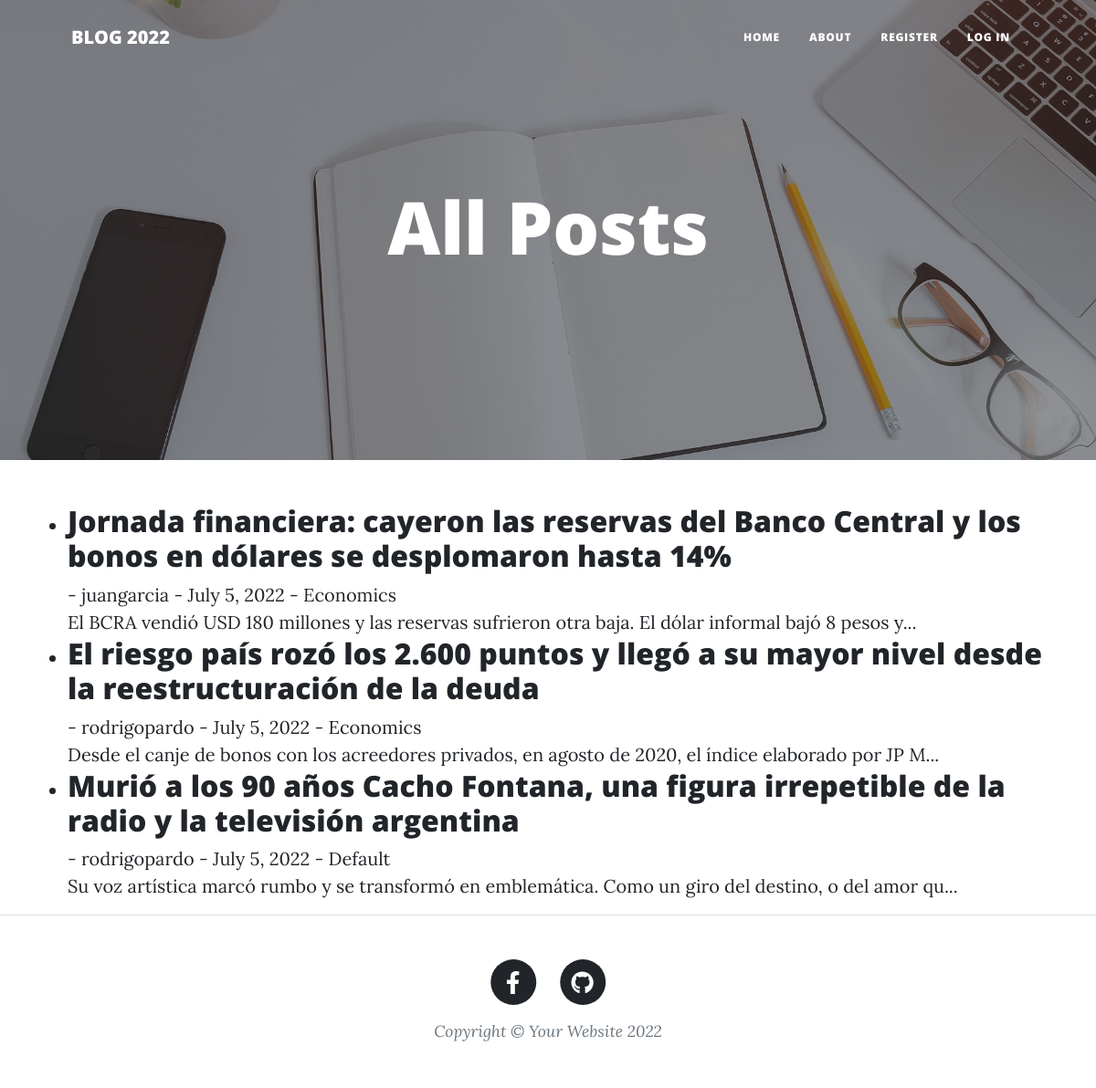
The page /pages/ on the database as committed earlier.
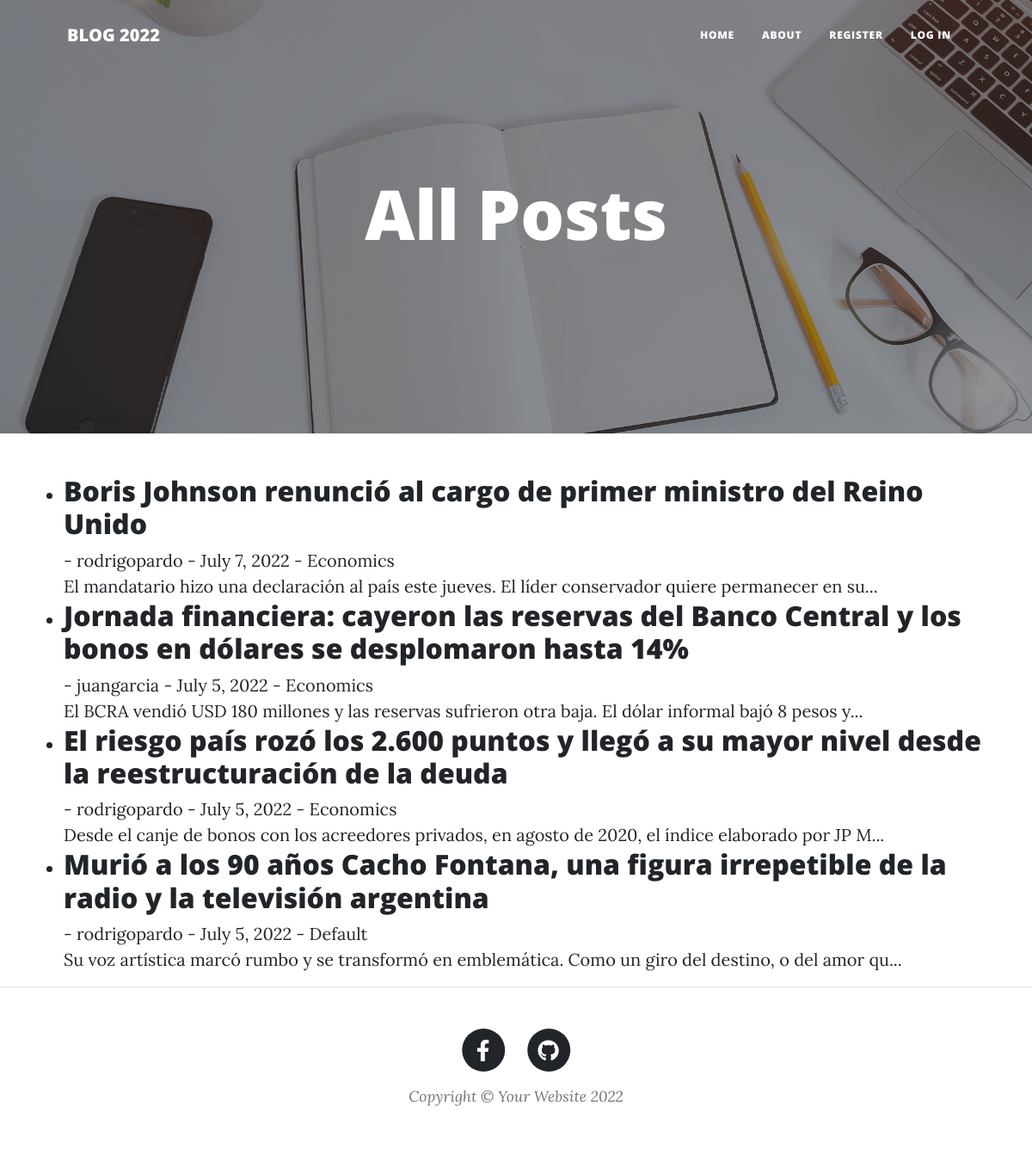
The same page on the database as committed later.
### posts/models.py (models this page shows, shortened)
class Post(models.Model):
    title = models.CharField(max_length=255)
    header_image = models.ImageField(null=True,blank=True,upload_to='images/')
    title_tag = models.CharField(max_length=255)
    author = models.ForeignKey(User, on_delete=models.CASCADE) # Si elimina el User, elimina los post 'Cascade'
    body = RichTextField(blank=True,null=True)
    post_date = models.DateField(auto_now_add=True)
    category = models.CharField(max_length=255)

### posts/views.py (the view)
# urls.py: path('pages/',PagesView.as_view(), name='pages'),
class PagesView(ListView):
    model = Post
    template_name = 'pages.html'
    ordering = ['-id']

### posts/templates/pages.html
{% extends 'base.html' %}
{% block title %}
<h1>All Posts</h1>
{% endblock %}
{% block content %}
<ul>
{% for post in object_list %}
    <li><a href="{% url 'article-detail' post.pk %}"> <h2>{{post.title }}</h2> </a> - {{ post.author }} - {{post.post_date}} - <a href="{% url 'category' post.category|slugify %}"> {{post.category}} </a></li>
    {{ post.title_tag | slice:'100' }}...
{% endfor %}
</ul>
{% endblock %}

### posts/templates/base.html (shortened to what this page needs)
{% load static %}
<!DOCTYPE html>
<html lang="en">
    <head>
        <link href="{% static 'posts/css/styles.css' %}" rel="stylesheet" />
    </head>
    <body>
        <nav class="navbar navbar-expand-lg navbar-light" id="mainNav">
            <div class="container px-4 px-lg-5">
                <a class="navbar-brand" href="{% url 'home' %}">BLOG 2022</a>
                <div class="collapse navbar-collapse" id="navbarResponsive">
                    <ul class="navbar-nav ms-auto py-4 py-lg-0">
                        <li class="nav-item"><a class="nav-link px-lg-3 py-3 py-lg-4" href="{% url 'home' %}">Home</a></li>
                        <li class="nav-item"><a class="nav-link px-lg-3 py-3 py-lg-4" href="{% url 'about' %}">About</a></li>
                        {% if user.is_authenticated %}
                        <li class="nav-item"><a class="nav-link px-lg-3 py-3 py-lg-4" href="{% url 'add_post' %}">New Post</a></li>
                        <li class="nav-item"><a class="nav-link px-lg-3 py-3 py-lg-4" href="{% url 'edit_profile' %}">{{user.username}}</a></li>
                        <li class="nav-item"><a class="nav-link px-lg-3 py-3 py-lg-4" href="{% url 'logout' %}">Log Out</a></li>
                        {% else %}
                        <li class="nav-item"><a class="nav-link px-lg-3 py-3 py-lg-4" href="{% url 'register' %}">Register</a></li>
                        <li class="nav-item"><a class="nav-link px-lg-3 py-3 py-lg-4" href="{% url 'login' %}">Log In</a></li>
                        {% endif %}
                    </ul>
                </div>
            </div>
        </nav>
        {% block background %}
        <header class="masthead" style="background-image: url('{% static "posts/assets/img/home-bg.jpg" %}')">
            <div class="container position-relative px-4 px-lg-5">
                <div class="row gx-4 gx-lg-5 justify-content-center">
                    <div class="col-md-10 col-lg-8 col-xl-7">
                        <div class="site-heading">
                            {% endblock %}
                            {% block title %}{% endblock %}
                        </div>
                    </div>
                </div>
            </div>
        </header>
        <div class="container">
        {% block content %}
        {% endblock %}
        </div>
        <footer class="border-top">
            <div class="container px-4 px-lg-5">
                <div class="row gx-4 gx-lg-5 justify-content-center">
                    <div class="col-md-10 col-lg-8 col-xl-7">
                        <ul class="list-inline text-center">
                            <li class="list-inline-item">
                                <a href="https://www.facebook.com/rodrigo.pardodiaz.7">
                                    <span class="fa-stack fa-lg">
                                        <i class="fas fa-circle fa-stack-2x"></i>
                                        <i class="fab fa-facebook-f fa-stack-1x fa-inverse"></i>
                                    </span>
                                </a>
                            </li>
                            <li class="list-inline-item">
                                <a href="https://github.com/pardodiazrodrigo">
                                    <span class="fa-stack fa-lg">
                                        <i class="fas fa-circle fa-stack-2x"></i>
                                        <i class="fab fa-github fa-stack-1x fa-inverse"></i>
                                    </span>
                                </a>
                            </li>
                        </ul>
                        <div class="small text-center text-muted fst-italic">Copyright &copy; Your Website 2022</div>
                    </div>
                </div>
            </div>
        </footer>
    </body>
</html>

Rows that differ between the two databases and show on the page:
added Post: title "Boris Johnson renunció al cargo de primer ministro del Reino Unido", author "rodrigopardo", post_date "July 7, 2022", category "Economics", title_tag "El mandatario hizo una declaración al país este jueves. El líder conservador quiere permanecer en su"
